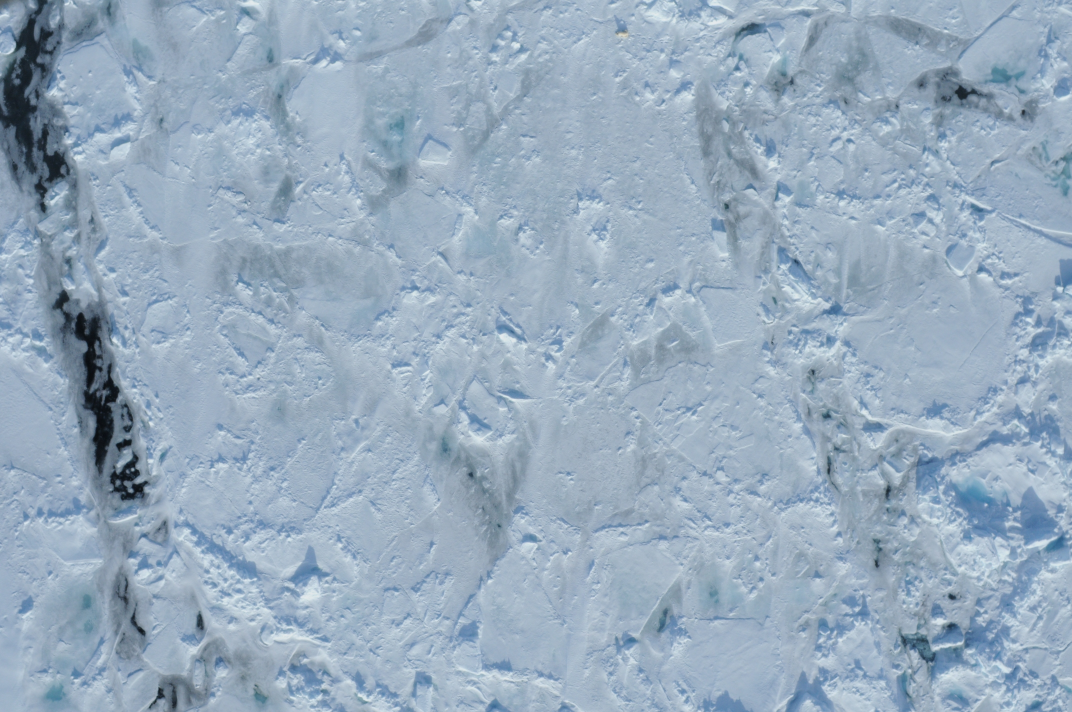
#> input picture bears/0.jpg, 4288 x 2848 px, found by its file name (shown at 1/4 size)
$ python dataset_generator.py
#> lines starting #> are read from the running program, lines starting #| are printed output that depends on the picture
### helpers.py
def sliding_window(image, stepSize, windowSize):

	for y in range(0, image.shape[0], stepSize):
		for x in range(0, image.shape[1], stepSize):

			yield (x, y, image[y:y + windowSize[1], x:x + windowSize[0]])

### dataset_generator.py
import time

import imutils
from helpers import sliding_window
import cv2
j = 0
i = 0
(winW, winH) = (100, 100)
while j < 141:
	image = cv2.imread("dataset2/" + str(j) + ".jpg")
#> image is the input picture: shape (2848, 4288, 3); mean B, G, R 189.3, 170.8, 151
	image = imutils.resize(image, width=500, height=500)
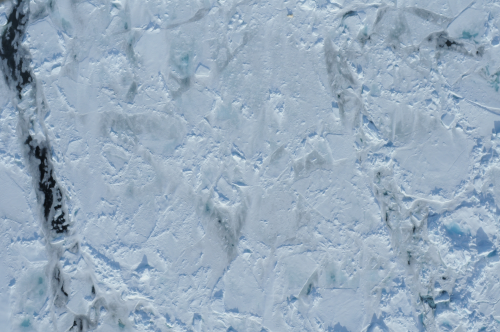
#> image: shape (332, 500, 3); mean B, G, R 189.3, 170.8, 151

	for (x, y, window) in sliding_window(image, stepSize=100, windowSize=(winW, winH)):
		if window.shape[0] != winH or window.shape[1] != winW:
			continue

		clone = image.copy()
		cv2.imwrite("small_bears_dataset2/picture" + str(i) + ".jpg", clone[y: y + winH, x: x + winW])
		i += 1
		cv2.rectangle(clone, (x, y), (x + winW, y + winH), (0, 255, 0), 2)
		cv2.imshow("Window", clone)
		cv2.waitKey(1)
		time.sleep(0.3)
#> this loop made 20 passes
#> (x, y) on passes 1 to 12: (0, 0), (100, 0), (200, 0), (300, 0), (400, 0), (0, 100), (100, 100), (200, 100), (300, 100), (400, 100), (0, 200), (100, 200)
#> pass 1, `cv2.imwrite("small_bears_dataset2/picture" + str(i) + ".jpg", clone[y:..`:
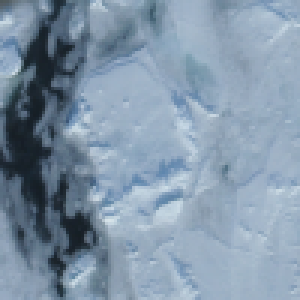
#> saved as picture0.jpg: shape (100, 100, 3) (shown 3 times larger); mean B, G, R 168.4, 149.6, 129.9
#> pass 1, `cv2.imshow("Window", clone)`:
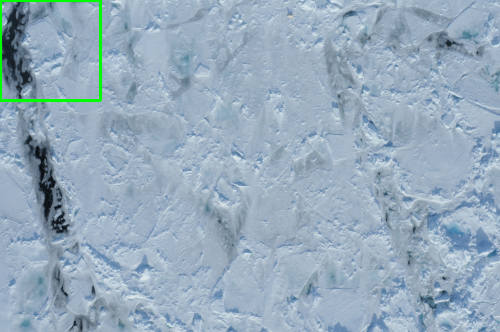
#> window 'Window': shape (332, 500, 3); mean B, G, R 188.3, 171.4, 150.2
#> pass 2, `cv2.imwrite("small_bears_dataset2/picture" + str(i) + ".jpg", clone[y:..`:
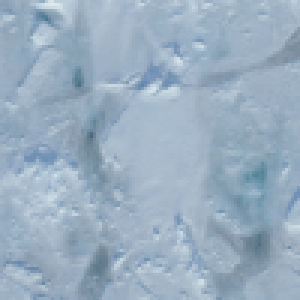
#> saved as picture1.jpg: shape (100, 100, 3) (shown 3 times larger); mean B, G, R 192.5, 174.1, 153.3
#> pass 2, `cv2.imshow("Window", clone)`:
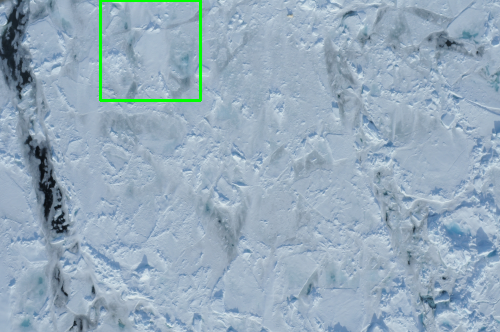
#> window 'Window': shape (332, 500, 3); mean B, G, R 188.1, 171.3, 150
#> after the loop, i = 15
	j += 1

# [33 lines of commented-out code are left out]

$ run again, with bears/1.jpg copied over bears/0.jpg
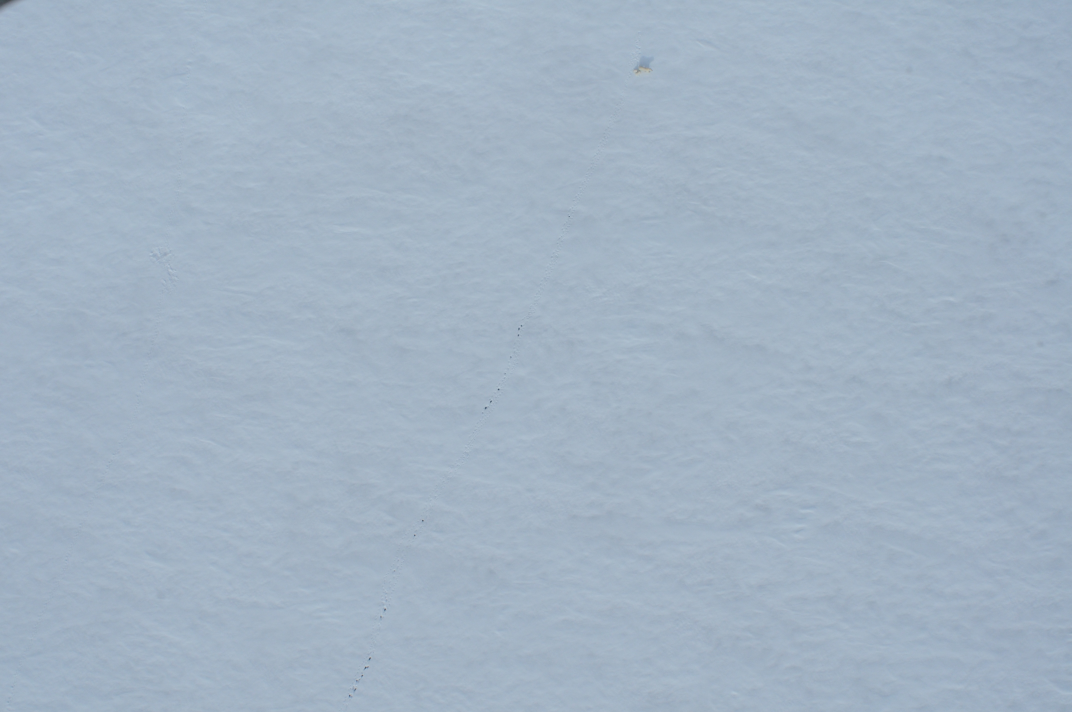
#> input picture bears/1.jpg, 4288 x 2848 px, found by its file name (shown at 1/4 size)
#> image is the input picture: shape (2848, 4288, 3); mean B, G, R 196.1, 179.4, 162.4
#> image: shape (332, 500, 3)
#> the loop `for (x, y, window) in sliding_window(image, stepSize=100, windowSize=(..` made 20 passes
#> (x, y) on passes 1 to 8: (0, 0), (100, 0), (200, 0), (300, 0), (400, 0), (0, 100), (100, 100), (200, 100)
#> pass 1, `cv2.imwrite("small_bears_dataset2/picture" + str(i) + ".jpg", clone[y:..`:
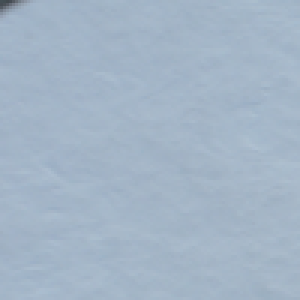
#> saved as picture0.jpg: shape (100, 100, 3) (shown 3 times larger); mean B, G, R 198.7, 181.2, 163.5
#> pass 2, `cv2.imshow("Window", clone)`:
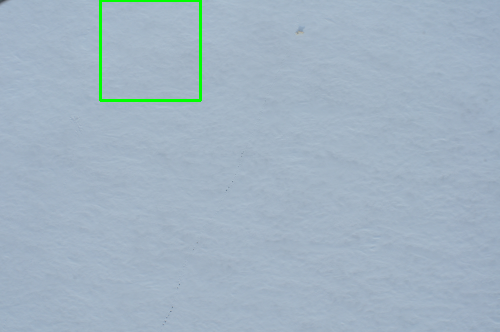
#> window 'Window': shape (332, 500, 3); mean B, G, R 194.8, 179.9, 161.3
#> after the loop `for (x, y, window) in sliding_window(image, stepSize=100, windowSize=(..`: i = 15

$ run again, with bears/10.JPG copied over bears/0.jpg
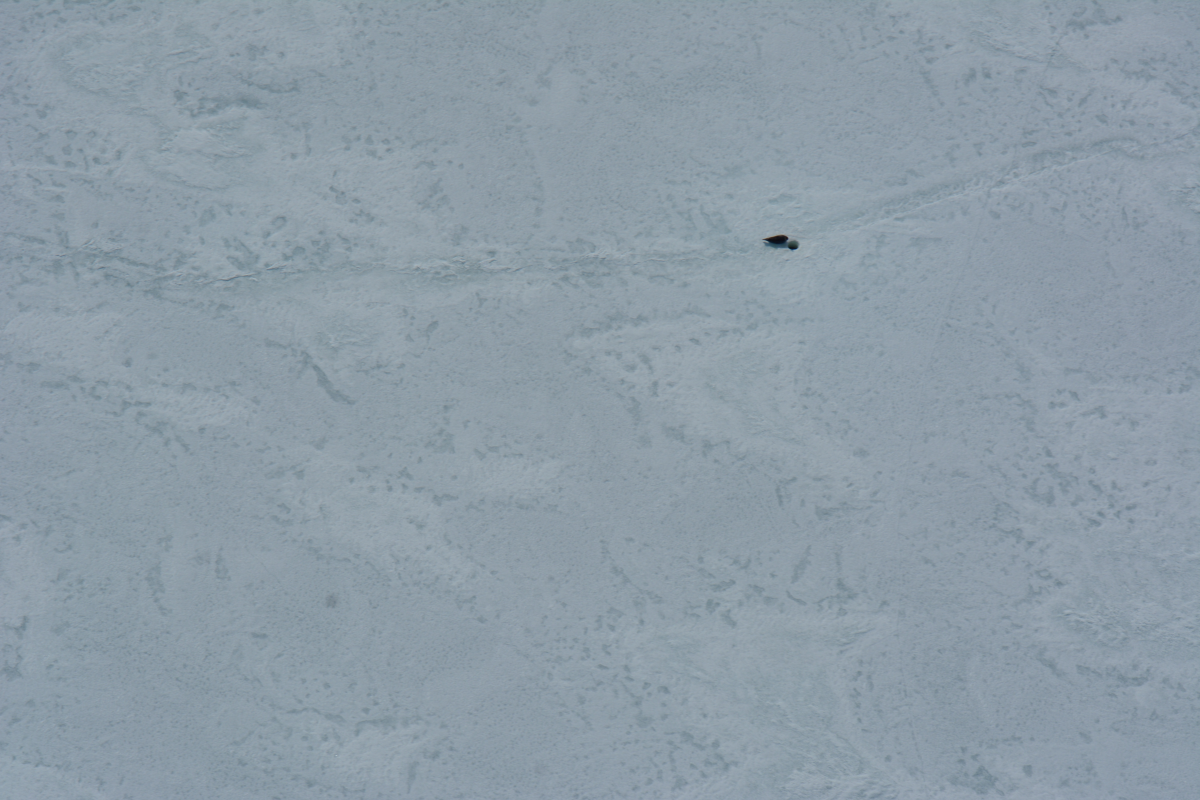
#> input picture bears/10.JPG, 6000 x 4000 px, found by its file name (shown at 1/5 size)
#> image is the input picture: shape (4000, 6000, 3); mean B, G, R 166.9, 156, 141.1
#> image: shape (333, 500, 3)
#> the loop `for (x, y, window) in sliding_window(image, stepSize=100, windowSize=(..` made 20 passes
#> (x, y) on passes 1 to 8: (0, 0), (100, 0), (200, 0), (300, 0), (400, 0), (0, 100), (100, 100), (200, 100)
#> pass 1, `cv2.imwrite("small_bears_dataset2/picture" + str(i) + ".jpg", clone[y:..`:
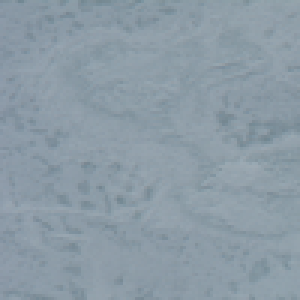
#> saved as picture0.jpg: shape (100, 100, 3) (shown 3 times larger); mean B, G, R 166.2, 155.4, 140.2
#> pass 2, `cv2.imshow("Window", clone)`:
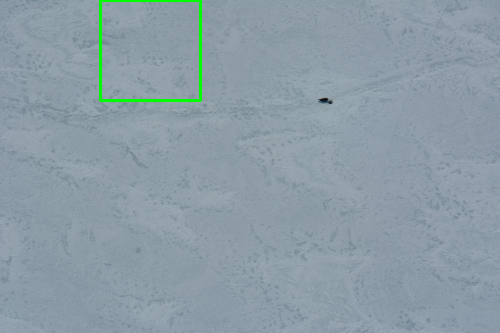
#> window 'Window': shape (333, 500, 3); mean B, G, R 165.8, 156.6, 140.2
#> after the loop `for (x, y, window) in sliding_window(image, stepSize=100, windowSize=(..`: i = 15

$ run again, with bears/12.jpg copied over bears/0.jpg
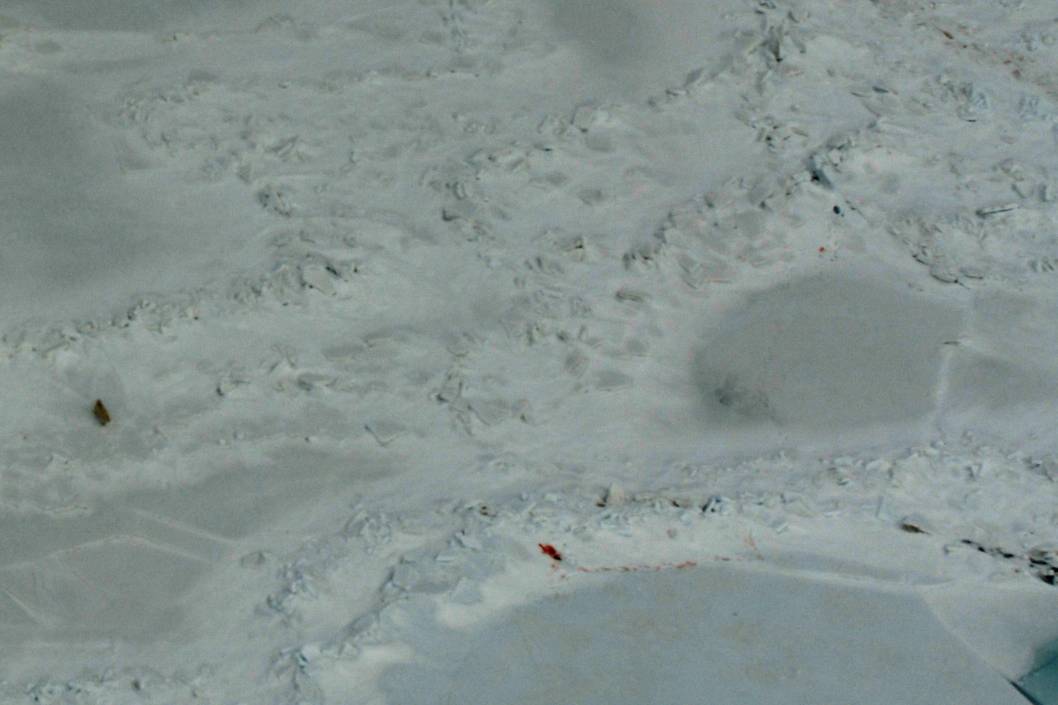
#> input picture bears/12.jpg, 2116 x 1410 px, found by its file name (shown at 1/2 size)
#> image is the input picture: shape (1410, 2116, 3); mean B, G, R 143.9, 146.2, 132.8
#> image: shape (333, 500, 3)
#> the loop `for (x, y, window) in sliding_window(image, stepSize=100, windowSize=(..` made 20 passes
#> (x, y) on passes 1 to 8: (0, 0), (100, 0), (200, 0), (300, 0), (400, 0), (0, 100), (100, 100), (200, 100)
#> pass 1, `cv2.imwrite("small_bears_dataset2/picture" + str(i) + ".jpg", clone[y:..`:
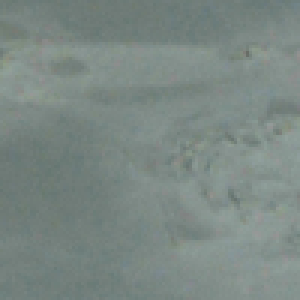
#> saved as picture0.jpg: shape (100, 100, 3) (shown 3 times larger); mean B, G, R 131.6, 136.1, 123.3
#> pass 2, `cv2.imshow("Window", clone)`:
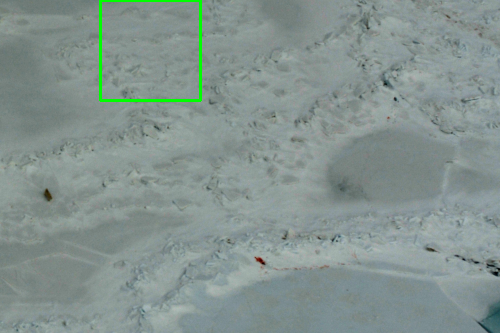
#> window 'Window': shape (333, 500, 3); mean B, G, R 143, 147, 132
#> after the loop `for (x, y, window) in sliding_window(image, stepSize=100, windowSize=(..`: i = 15
